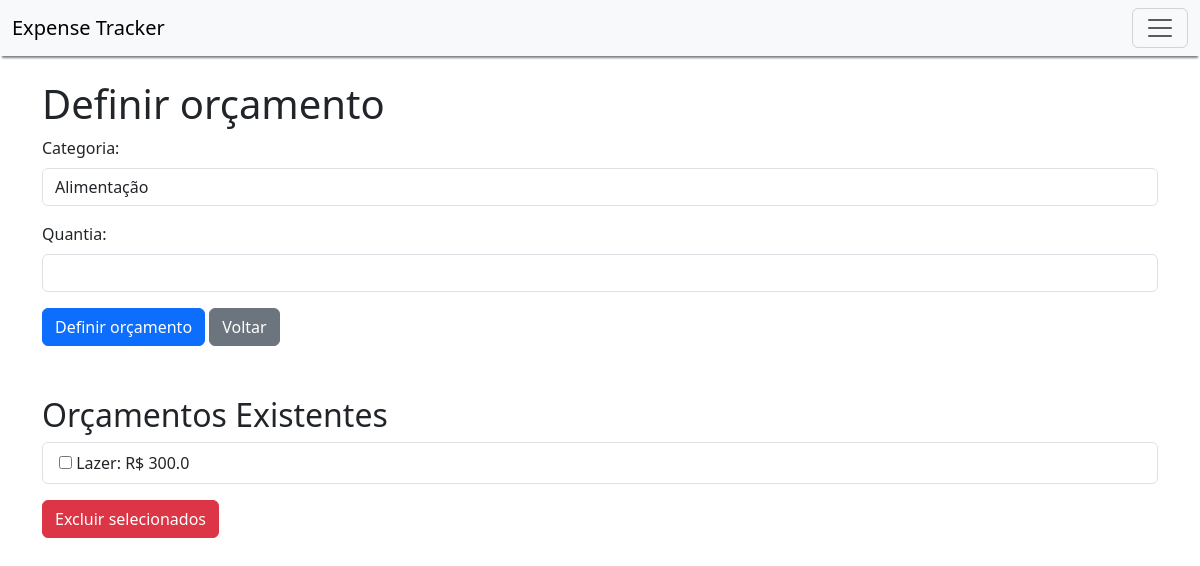
/set_budget, run on an earlier commit of the app's database.
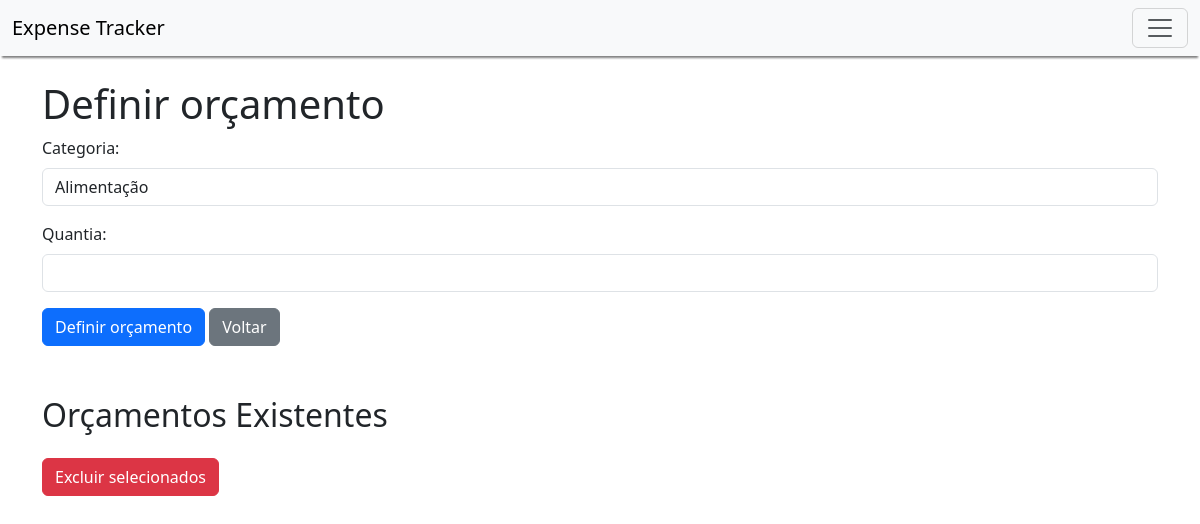
And on a later commit of the database.
### models.py (models this page shows, shortened)
class Budget(db.Model):
    id = db.Column(db.Integer, primary_key=True)
    amount = db.Column(db.Float, nullable=False)
    category_id = db.Column(db.Integer, db.ForeignKey('category.id'), nullable=False)
    category = db.relationship('Category', backref=db.backref('budgets', lazy=True))

class Category(db.Model):
    id = db.Column(db.Integer, primary_key=True)
    name = db.Column(db.String(100), nullable=False)

### app.py (the view, shortened to what this page needs)
@app.route('/set_budget', methods=['GET', 'POST'])
def set_budget():
    categories = Category.query.all()
    budgets = Budget.query.all()
    return render_template('set_budget.html', categories=categories, budgets=budgets)

### templates/set_budget.html (shortened to what this page needs)
<!DOCTYPE html>
<html lang="en">
<head>
    <link rel="stylesheet" href="https://maxcdn.bootstrapcdn.com/bootstrap/4.5.2/css/bootstrap.min.css">
</head>
<body>
    {% extends "base.html" %}
    {% block content %}
    <h1>Definir orçamento</h1>
    <form action="{{ url_for('set_budget') }}" method="POST">
        <div class="form-group">
            <label for="category">Categoria:</label>
            <select class="form-control" id="category" name="category">
                {% for category in categories %}
                    <option value="{{ category.id }}">{{ category.name }}</option>
                {% endfor %}
            </select>
        </div>
        <div class="form-group">
            <label for="amount">Quantia:</label>
            <input type="number" class="form-control" id="amount" name="amount" step="0.01" required>
        </div>
        <button type="submit" class="btn btn-primary">Definir orçamento</button>
        <a href="{{ url_for('index') }}" class="btn btn-secondary">Voltar</a>
    </form>
    <div style="margin-top: 50px;">
        <h2>Orçamentos Existentes</h2>
    </div>
    <form action="{{ url_for('delete_budgets') }}" method="post">
        <ul class="list-group">
            {% for budget in budgets %}
                <li class="list-group-item">
                    <input type="checkbox" name="budget_ids" value="{{ budget.id }}">
                    {{ budget.category.name }}: R$ {{ budget.amount }}
                </li>
            {% endfor %}
        </ul>
        <button type="submit" class="btn btn-danger mt-3">Excluir selecionados</button>
    </form>
    {% endblock %}

### templates/base.html (shortened to what this page needs)
<!DOCTYPE html>
<html lang="en">
<head>
    <link href="https://stackpath.bootstrapcdn.com/bootstrap/4.3.1/css/bootstrap.min.css" rel="stylesheet">
</head>
<body>
    <nav class="navbar bg-body-tertiary fixed-top navbar-custom">
      <div class="container-fluid">
        <a class="navbar-brand" href="{{ url_for('index') }}">Expense Tracker</a>
        <button class="navbar-toggler" type="button" data-bs-toggle="offcanvas" data-bs-target="#offcanvasNavbar" aria-controls="offcanvasNavbar" aria-label="Toggle navigation">
          <span class="navbar-toggler-icon"></span>
        </button>
      </div>
    </nav>
    <div class="container" style="margin-top: 80px;">
        {% block content %}{% endblock %}
    </div>
    <link href="https://cdn.jsdelivr.net/npm/bootstrap@5.3.0/dist/css/bootstrap.min.css" rel="stylesheet">
</body>
</html>

### templates/base.html (style rules this page uses)
.navbar-custom { font-size: 1.25rem; box-shadow: 0 4px 2px -2px gray; }

What changed in the data, as far as the page shows it:
removed Budget: category.name "Lazer", amount "300.0"
